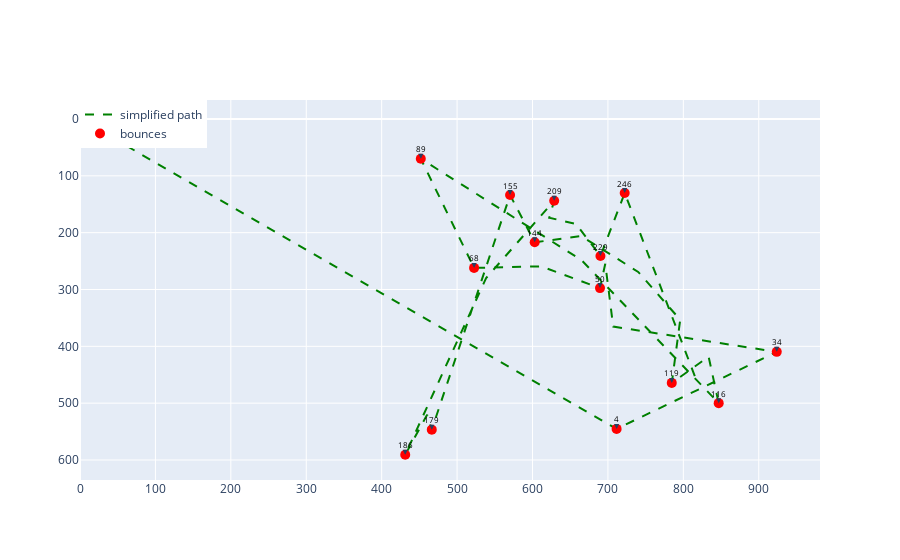

The cell this chart's notebook holds for it:
### Code cell
csv = 'test'
video_input_path = 'e:/TennisProject-main/inference/test.mp4'
video_output_path = 'e:/tennis_v2/inference/HRnet_v3_' + video_input_path.split('/')[-1]
output_csv_path = 'e:/tennis_v2/inference/HRnet_v3_' + csv + '.csv'

run_inference(video_input_path, video_output_path, output_csv_path)

### Figure 1 — Plotly figure (JSON) as saved in the notebook; plotly's stock layout.template omitted (floating-point values rounded to 4 significant figures)
{"data": [{"line": {"color": "green", "dash": "dash"}, "mode": "lines", "name": "simplified path", "type": "scatter", "x": [0, 711.5, 923.9, 707.0, 696.5, 689.5, 611.6, 522.5, 451.9, 664.9, 846.9, 833.5, 784.7, 795.9, 740.1, 664.7, 602.9, 570.3, 466.5, 460.3, 431.2, 538.5, 628.8, 622.2, 657.6, 690.1, 722.3, 818.3], "y": [0, 545.3, 409.7, 365.3, 254.6, 297.5, 259.3, 262.0, 70.02, 248.2, 500.0, 418.3, 464.4, 353.3, 269.0, 206.0, 217.0, 133.8, 546.6, 520.6, 590.8, 279.9, 143.9, 173.7, 184.6, 241.1, 130.2, 462.9]}, {"marker": {"color": "red", "size": 10}, "mode": "markers", "name": "bounces", "type": "scatter", "x": [711.5, 923.9, 689.5, 522.5, 451.9, 846.9, 784.7, 602.9, 570.3, 466.5, 431.2, 628.8, 690.1, 722.3], "y": [545.3, 409.7, 297.5, 262.0, 70.02, 500.0, 464.4, 217.0, 133.8, 546.6, 590.8, 143.9, 241.1, 130.2]}], "layout": {"annotations": [{"arrowhead": 2, "ax": 0, "ay": -10, "font": {"color": "black", "size": 8}, "showarrow": true, "text": "4", "x": 711.5, "y": 545.3}, {"arrowhead": 2, "ax": 0, "ay": -10, "font": {"color": "black", "size": 8}, "showarrow": true, "text": "34", "x": 923.9, "y": 409.7}, {"arrowhead": 2, "ax": 0, "ay": -10, "font": {"color": "black", "size": 8}, "showarrow": true, "text": "50", "x": 689.5, "y": 297.5}, {"arrowhead": 2, "ax": 0, "ay": -10, "font": {"color": "black", "size": 8}, "showarrow": true, "text": "68", "x": 522.5, "y": 262.0}, {"arrowhead": 2, "ax": 0, "ay": -10, "font": {"color": "black", "size": 8}, "showarrow": true, "text": "89", "x": 451.9, "y": 70.02}, {"arrowhead": 2, "ax": 0, "ay": -10, "font": {"color": "black", "size": 8}, "showarrow": true, "text": "116", "x": 846.9, "y": 500.0}, {"arrowhead": 2, "ax": 0, "ay": -10, "font": {"color": "black", "size": 8}, "showarrow": true, "text": "119", "x": 784.7, "y": 464.4}, {"arrowhead": 2, "ax": 0, "ay": -10, "font": {"color": "black", "size": 8}, "showarrow": true, "text": "144", "x": 602.9, "y": 217.0}, {"arrowhead": 2, "ax": 0, "ay": -10, "font": {"color": "black", "size": 8}, "showarrow": true, "text": "155", "x": 570.3, "y": 133.8}, {"arrowhead": 2, "ax": 0, "ay": -10, "font": {"color": "black", "size": 8}, "showarrow": true, "text": "179", "x": 466.5, "y": 546.6}, {"arrowhead": 2, "ax": 0, "ay": -10, "font": {"color": "black", "size": 8}, "showarrow": true, "text": "186", "x": 431.2, "y": 590.8}, {"arrowhead": 2, "ax": 0, "ay": -10, "font": {"color": "black", "size": 8}, "showarrow": true, "text": "209", "x": 628.8, "y": 143.9}, {"arrowhead": 2, "ax": 0, "ay": -10, "font": {"color": "black", "size": 8}, "showarrow": true, "text": "229", "x": 690.1, "y": 241.1}, {"arrowhead": 2, "ax": 0, "ay": -10, "font": {"color": "black", "size": 8}, "showarrow": true, "text": "246", "x": 722.3, "y": 130.2}], "legend": {"traceorder": "normal", "x": 0, "y": 1}, "yaxis": {"autorange": "reversed"}}}
